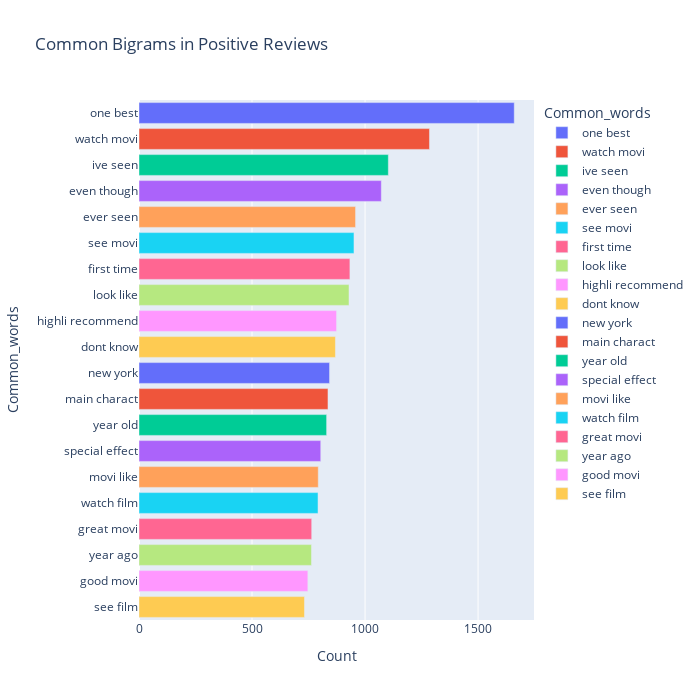

Notebook cell for this chart:
### Markdown cell above
### Bigram Analysis

### Code cell
most_common_bi_pos = get_top_text_ngrams(df.review[df.sentiment=='positive'],20,2)
most_common_bi_pos = dict(most_common_bi_pos)
temp = pd.DataFrame(columns = ["Weighted_words" , 'TFIDF Score'])
temp["Weighted_words"] = list(most_common_bi_pos.keys())
temp["TFIDF"] = list(most_common_bi_pos.values())
fig = px.bar(temp, x="TFIDF Score", y="Weighted_words", title='Weighted Bigrams in Positive Reviews', orientation='h', 
             width=700, height=700,color='Weighted_words')
fig.show()

### Figure 1 — Plotly figure (JSON) as saved in the notebook; plotly's stock layout.template omitted (floating-point values rounded to 4 significant figures)
{"data": [{"alignmentgroup": "True", "hovertemplate": "Common_words=%{y}<br>Count=%{x}<extra></extra>", "legendgroup": "one best", "marker": {"color": "#636efa"}, "name": "one best", "offsetgroup": "one best", "orientation": "h", "showlegend": true, "textposition": "auto", "type": "bar", "x": [1660], "xaxis": "x", "y": ["one best"], "yaxis": "y"}, {"alignmentgroup": "True", "hovertemplate": "Common_words=%{y}<br>Count=%{x}<extra></extra>", "legendgroup": "watch movi", "marker": {"color": "#EF553B"}, "name": "watch movi", "offsetgroup": "watch movi", "orientation": "h", "showlegend": true, "textposition": "auto", "type": "bar", "x": [1285], "xaxis": "x", "y": ["watch movi"], "yaxis": "y"}, {"alignmentgroup": "True", "hovertemplate": "Common_words=%{y}<br>Count=%{x}<extra></extra>", "legendgroup": "ive seen", "marker": {"color": "#00cc96"}, "name": "ive seen", "offsetgroup": "ive seen", "orientation": "h", "showlegend": true, "textposition": "auto", "type": "bar", "x": [1103], "xaxis": "x", "y": ["ive seen"], "yaxis": "y"}, {"alignmentgroup": "True", "hovertemplate": "Common_words=%{y}<br>Count=%{x}<extra></extra>", "legendgroup": "even though", "marker": {"color": "#ab63fa"}, "name": "even though", "offsetgroup": "even though", "orientation": "h", "showlegend": true, "textposition": "auto", "type": "bar", "x": [1072], "xaxis": "x", "y": ["even though"], "yaxis": "y"}, {"alignmentgroup": "True", "hovertemplate": "Common_words=%{y}<br>Count=%{x}<extra></extra>", "legendgroup": "ever seen", "marker": {"color": "#FFA15A"}, "name": "ever seen", "offsetgroup": "ever seen", "orientation": "h", "showlegend": true, "textposition": "auto", "type": "bar", "x": [958], "xaxis": "x", "y": ["ever seen"], "yaxis": "y"}, {"alignmentgroup": "True", "hovertemplate": "Common_words=%{y}<br>Count=%{x}<extra></extra>", "legendgroup": "see movi", "marker": {"color": "#19d3f3"}, "name": "see movi", "offsetgroup": "see movi", "orientation": "h", "showlegend": true, "textposition": "auto", "type": "bar", "x": [951], "xaxis": "x", "y": ["see movi"], "yaxis": "y"}, {"alignmentgroup": "True", "hovertemplate": "Common_words=%{y}<br>Count=%{x}<extra></extra>", "legendgroup": "first time", "marker": {"color": "#FF6692"}, "name": "first time", "offsetgroup": "first time", "orientation": "h", "showlegend": true, "textposition": "auto", "type": "bar", "x": [933], "xaxis": "x", "y": ["first time"], "yaxis": "y"}, {"alignmentgroup": "True", "hovertemplate": "Common_words=%{y}<br>Count=%{x}<extra></extra>", "legendgroup": "look like", "marker": {"color": "#B6E880"}, "name": "look like", "offsetgroup": "look like", "orientation": "h", "showlegend": true, "textposition": "auto", "type": "bar", "x": [929], "xaxis": "x", "y": ["look like"], "yaxis": "y"}, {"alignmentgroup": "True", "hovertemplate": "Common_words=%{y}<br>Count=%{x}<extra></extra>", "legendgroup": "highli recommend", "marker": {"color": "#FF97FF"}, "name": "highli recommend", "offsetgroup": "highli recommend", "orientation": "h", "showlegend": true, "textposition": "auto", "type": "bar", "x": [874], "xaxis": "x", "y": ["highli recommend"], "yaxis": "y"}, {"alignmentgroup": "True", "hovertemplate": "Common_words=%{y}<br>Count=%{x}<extra></extra>", "legendgroup": "dont know", "marker": {"color": "#FECB52"}, "name": "dont know", "offsetgroup": "dont know", "orientation": "h", "showlegend": true, "textposition": "auto", "type": "bar", "x": [869], "xaxis": "x", "y": ["dont know"], "yaxis": "y"}, {"alignmentgroup": "True", "hovertemplate": "Common_words=%{y}<br>Count=%{x}<extra></extra>", "legendgroup": "new york", "marker": {"color": "#636efa"}, "name": "new york", "offsetgroup": "new york", "orientation": "h", "showlegend": true, "textposition": "auto", "type": "bar", "x": [843], "xaxis": "x", "y": ["new york"], "yaxis": "y"}, {"alignmentgroup": "True", "hovertemplate": "Common_words=%{y}<br>Count=%{x}<extra></extra>", "legendgroup": "main charact", "marker": {"color": "#EF553B"}, "name": "main charact", "offsetgroup": "main charact", "orientation": "h", "showlegend": true, "textposition": "auto", "type": "bar", "x": [836], "xaxis": "x", "y": ["main charact"], "yaxis": "y"}, {"alignmentgroup": "True", "hovertemplate": "Common_words=%{y}<br>Count=%{x}<extra></extra>", "legendgroup": "year old", "marker": {"color": "#00cc96"}, "name": "year old", "offsetgroup": "year old", "orientation": "h", "showlegend": true, "textposition": "auto", "type": "bar", "x": [830], "xaxis": "x", "y": ["year old"], "yaxis": "y"}, {"alignmentgroup": "True", "hovertemplate": "Common_words=%{y}<br>Count=%{x}<extra></extra>", "legendgroup": "special effect", "marker": {"color": "#ab63fa"}, "name": "special effect", "offsetgroup": "special effect", "orientation": "h", "showlegend": true, "textposition": "auto", "type": "bar", "x": [804], "xaxis": "x", "y": ["special effect"], "yaxis": "y"}, {"alignmentgroup": "True", "hovertemplate": "Common_words=%{y}<br>Count=%{x}<extra></extra>", "legendgroup": "movi like", "marker": {"color": "#FFA15A"}, "name": "movi like", "offsetgroup": "movi like", "orientation": "h", "showlegend": true, "textposition": "auto", "type": "bar", "x": [793], "xaxis": "x", "y": ["movi like"], "yaxis": "y"}, {"alignmentgroup": "True", "hovertemplate": "Common_words=%{y}<br>Count=%{x}<extra></extra>", "legendgroup": "watch film", "marker": {"color": "#19d3f3"}, "name": "watch film", "offsetgroup": "watch film", "orientation": "h", "showlegend": true, "textposition": "auto", "type": "bar", "x": [792], "xaxis": "x", "y": ["watch film"], "yaxis": "y"}, {"alignmentgroup": "True", "hovertemplate": "Common_words=%{y}<br>Count=%{x}<extra></extra>", "legendgroup": "great movi", "marker": {"color": "#FF6692"}, "name": "great movi", "offsetgroup": "great movi", "orientation": "h", "showlegend": true, "textposition": "auto", "type": "bar", "x": [764], "xaxis": "x", "y": ["great movi"], "yaxis": "y"}, {"alignmentgroup": "True", "hovertemplate": "Common_words=%{y}<br>Count=%{x}<extra></extra>", "legendgroup": "year ago", "marker": {"color": "#B6E880"}, "name": "year ago", "offsetgroup": "year ago", "orientation": "h", "showlegend": true, "textposition": "auto", "type": "bar", "x": [763], "xaxis": "x", "y": ["year ago"], "yaxis": "y"}, {"alignmentgroup": "True", "hovertemplate": "Common_words=%{y}<br>Count=%{x}<extra></extra>", "legendgroup": "good movi", "marker": {"color": "#FF97FF"}, "name": "good movi", "offsetgroup": "good movi", "orientation": "h", "showlegend": true, "textposition": "auto", "type": "bar", "x": [747], "xaxis": "x", "y": ["good movi"], "yaxis": "y"}, {"alignmentgroup": "True", "hovertemplate": "Common_words=%{y}<br>Count=%{x}<extra></extra>", "legendgroup": "see film", "marker": {"color": "#FECB52"}, "name": "see film", "offsetgroup": "see film", "orientation": "h", "showlegend": true, "textposition": "auto", "type": "bar", "x": [732], "xaxis": "x", "y": ["see film"], "yaxis": "y"}], "layout": {"barmode": "relative", "height": 700, "legend": {"title": {"text": "Common_words"}, "tracegroupgap": 0}, "title": {"text": "Common Bigrams in Positive Reviews"}, "width": 700, "xaxis": {"anchor": "y", "domain": [0, 1], "title": {"text": "Count"}}, "yaxis": {"anchor": "x", "categoryarray": ["see film", "good movi", "year ago", "great movi", "watch film", "movi like", "special effect", "year old", "main charact", "new york", "dont know", "highli recommend", "look like", "first time", "see movi", "ever seen", "even though", "ive seen", "watch movi", "one best"], "categoryorder": "array", "domain": [0, 1], "title": {"text": "Common_words"}}}}
